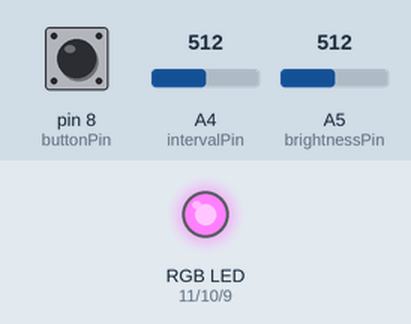
Recording of a sketch running on a simulated Arduino Uno, built with avr-gcc and run on an emulated ATmega328P. On the bench: an RGB LED mixed from three pins (HIGH = lit). Dashed ring = blinking. Inputs (shaded band) come from the test bench; at power-on: A5 (brightnessPin) = 512, A4 (intervalPin) = 512, pin 8 (buttonPin) HIGH. What the sketch prints to the serial monitor is not drawn.

Above: at 3.2 s.
3.3 s: A5 (brightnessPin) set to 6
At 3.3 s:
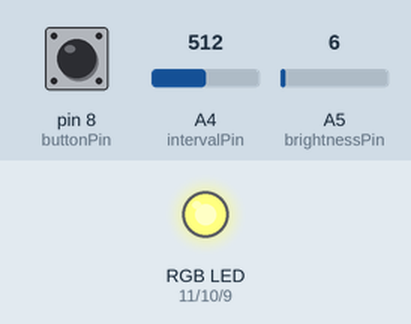
6.6 s: A5 (brightnessPin) set to 3
At 7.7 s:
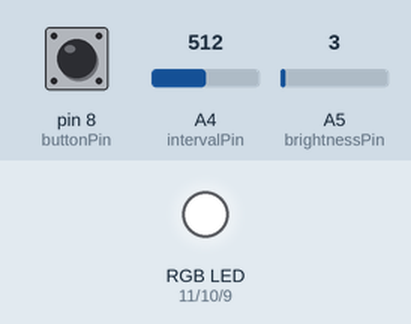
8.3 s: A5 (brightnessPin) set to 306
At 9.2 s:
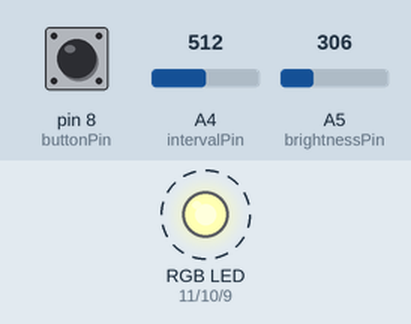
11.6 s: A4 (intervalPin) set to 0
At 11.85 s:
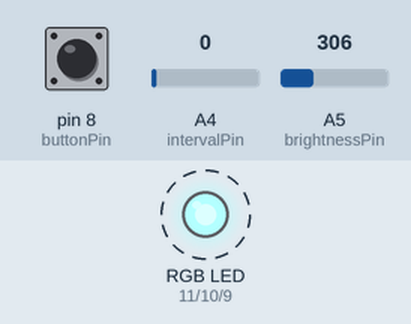
14.9 s: A5 (brightnessPin) set to 511
18.2 s: A5 (brightnessPin) set to 1023
Timing chart, 0 to 22.5 s (numbered marks = the images above; inputs shaded):
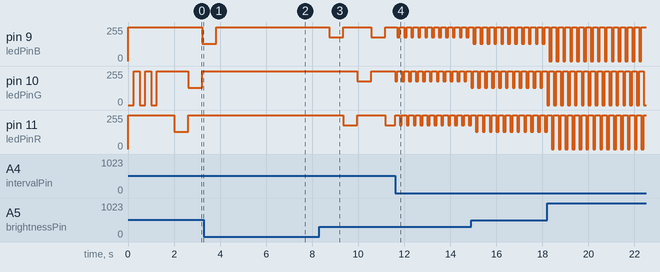

The sketch:

Arduino_potentiometer.ino
```cpp
// LED sequencer and brightness with potentiometer

// constants:
const int ledPinR = 11;
const int ledPinG = 10;
const int ledPinB = 9;
const int buttonPin = 8;
const int intervalPin = A4;
const int brightnessPin = A5;
const bool isCommonCathode = false;

// globale variables:
bool ledOnR = false;
bool ledOnG = false;
bool ledOnB = false;
bool buttonPressed = false;

int flashState = 0;
int mode =  0;
unsigned long lastTime = 0;
int brightness = 255;

void setup() {
  // initialize the digital pins as an output.
  pinMode(ledPinR, OUTPUT);
  pinMode(ledPinG, OUTPUT);
  pinMode(ledPinB, OUTPUT);

  digitalWrite(buttonPin, HIGH);
  Serial.begin(115200);

  setRed(false);
  setGreen(false);
  setBlue(false);

  for ( int i = 0; i < 3; i++) {
    setGreen(true);
    delay(250);
    setGreen(false);
    delay(250);
  }
  delay(500);
}


void loop() {
  int interval = 100 + analogRead(intervalPin);
  unsigned long currentTime = millis();
  if (currentTime - lastTime < interval) return;
  // save
  lastTime = currentTime;

  Serial.print("interval = ");
  Serial.print(interval);

  brightness = map(analogRead(brightnessPin), 0, 1023, 0, 255);
  Serial.print(", brightness = ");
  Serial.print(brightness);

  switch (getMode()) {
    case 0:  mode0(); break;
    case 1:  mode1(); break;
  }
  Serial.println();
}

void mode0() {
  Serial.print( ", flashState = ");
  Serial.print( flashState);
  switch (flashState) {
    case 0:
      setBlue(false);
      setRed(true);
      break;
    case 1:
      setRed(false);
      setGreen(true);
      break;
    case 2:
      setGreen(false);
      setBlue(true);
      break;
  }
  flashState = (flashState + 1) % 3;
}

void mode1() {
  Serial.print( ", flashState = ");
  Serial.print( flashState);
  switch (flashState) {
    case 0:
      setRed(true);
      break;
    case 1:
      setRed(false);
      break;
    case 2:
      setGreen(true);
      break;
    case 3:
      setGreen(false);
      break;
    case 4:
      setBlue(true);
      break;
    case 5:
      setBlue(false);
      break;
  }
  flashState = (flashState + 1) % 6;
}

void setRed(bool on) {
  Serial.print(" red ");
  Serial.print(on);
  ledOnR = on;
  if ( on)  analogWrite(ledPinR, isCommonCathode ? brightness : 255 - brightness);
  else      analogWrite(ledPinR, isCommonCathode ? 0 : 255);
  //  if (on)  digitalWrite(ledPinR, isCommonCathode ? HIGH : LOW);
  //  else      digitalWrite(ledPinR, isCommonCathode ? LOW : HIGH);
}

void setGreen(bool on) {
  Serial.print(" green ");
  Serial.print(on);
  ledOnG = on;
  if ( on)  analogWrite(ledPinG, isCommonCathode ? brightness : 255 - brightness);
  else      analogWrite(ledPinG, isCommonCathode ? 0 : 255);
  //  if (on)  digitalWrite(ledPinG, isCommonCathode ? HIGH : LOW);
  //  else      digitalWrite(ledPinG, isCommonCathode ? LOW : HIGH);
}

void setBlue(bool on) {
  Serial.print(" blue ");
  Serial.print(on);
  ledOnB = on;
  if ( on)  analogWrite(ledPinB, isCommonCathode ? brightness : 255 - brightness);
  else      analogWrite(ledPinB, isCommonCathode ? 0 : 255);
  //  if (on)  digitalWrite(ledPinB, isCommonCathode ? HIGH : LOW);
  //  else      digitalWrite(ledPinB, isCommonCathode ? LOW : HIGH);
}

int getMode() {
  if (!digitalRead(buttonPin)) {
    if (! buttonPressed) {
      mode = (mode + 1) % 2;
      flashState = 0;
      buttonPressed = true;
      delay(10);
    }
  }
  else {
    buttonPressed = false;
  }
  Serial.print( ", mode = ");
  Serial.print( mode);
  return mode;
}
```

Measured:
- the behaviour switches between 5 and 4 on A5 (brightnessPin) (found by bisection; images 1 and 2)
- after the input at 6.6 s, pin 9 (ledPinB): stays 255/255 (without the input it goes to 254/255 after 0.30 s); pin 11 (ledPinR): stays 255/255 (without the input it goes to 254/255 after 0.91 s)
- after the input at 8.3 s, pin 9 (ledPinB): alternates 255/255 for 1.2 s and 179/255 for 0.61 s, starting after 0.43 s; pin 10 (ledPinG): 255/255 → 179/255 after 1.7 s, → 255/255 0.61 s later; pin 11 (ledPinR): 255/255 → 179/255 after 1.0 s, → 255/255 0.61 s later, → 179/255 1.2 s later
- after the input at 11.6 s, pin 9 (ledPinB): alternates 255/255 for 0.20 s and 179/255 for 0.10 s, starting after 0.10 s; pin 10 (ledPinG), pin 11 (ledPinR): alternates 255/255 for 0.20 s and 179/255 for 0.10 s, starting at once
- by itself, pin 11 (ledPinR): alternates 255/255 for 1.2 s and 254/255 for 0.61 s
